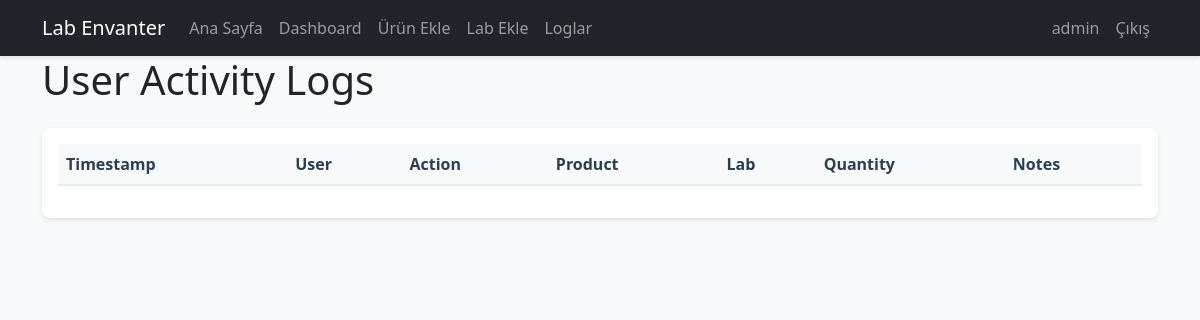
The page /logs (signed in) on the database as committed earlier.
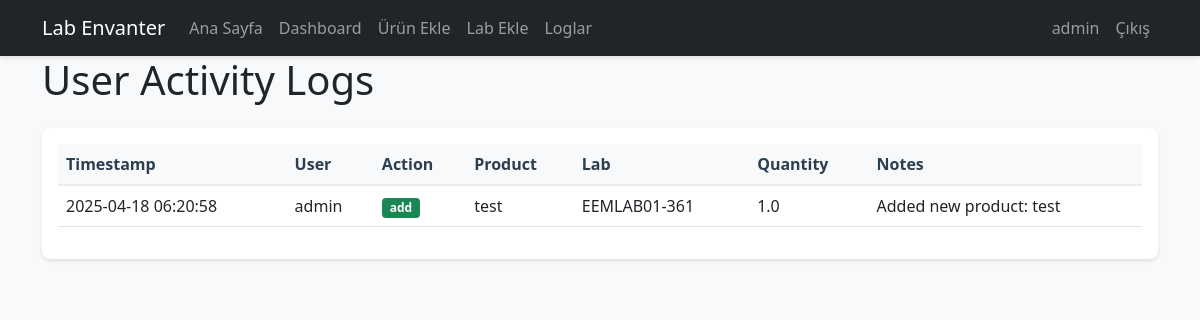
The same page on the database as committed later.
### app/models/user_log.py (models this page shows, shortened)
class UserLog(db.Model):
    id = db.Column(db.Integer, primary_key=True)
    user_id = db.Column(db.Integer, db.ForeignKey('user.id'), nullable=False)
    action_type = db.Column(db.String(20), nullable=False)  # add, edit, delete, transfer
    product_id = db.Column(db.Integer, db.ForeignKey('product.id'))
    lab_id = db.Column(db.Integer, db.ForeignKey('lab.id'))
    quantity = db.Column(db.Integer)  # Miktar değişimi (+/-), now using integers
    notes = db.Column(db.Text)
    timestamp = db.Column(db.DateTime, default=datetime.utcnow)
    product = db.relationship('Product')
    lab = db.relationship('Lab')

### app/models/user.py (models this page shows, shortened)
class User(UserMixin, db.Model):
    id = db.Column(db.Integer, primary_key=True)
    username = db.Column(db.String(64), unique=True, nullable=False, index=True)
    email = db.Column(db.String(120), unique=True, nullable=False, index=True)
    password_hash = db.Column(db.String(128))
    role = db.Column(db.String(20), nullable=False, default='user')
    created_at = db.Column(db.DateTime, default=datetime.utcnow)
    logs = db.relationship('UserLog', backref=db.backref('log_owner', lazy='joined'), lazy='dynamic')
    def is_editor(self):
        return self.role in ['admin', 'editor']

### app/models/product.py (models this page shows, shortened)
class Product(db.Model):
    __tablename__ = 'product'
    id = db.Column(db.Integer, primary_key=True)
    name = db.Column(db.String(200), nullable=False)
    registry_number = db.Column(db.String(50), nullable=False, index=True)
    quantity = db.Column(db.Integer, nullable=False, default=0)
    unit = db.Column(db.String(20), nullable=False)
    minimum_quantity = db.Column(db.Integer, default=0)
    location_type = db.Column(db.String(20), nullable=False)
    location_number = db.Column(db.String(20))
    location_position = db.Column(db.String(10))
    notes = db.Column(db.Text)
    created_at = db.Column(db.DateTime, default=datetime.utcnow)
    updated_at = db.Column(db.DateTime, default=datetime.utcnow, onupdate=datetime.utcnow)
    __mapper_args__ = {
        'version_id_col': db.Column('version_id', db.Integer, nullable=False, default=0)
    }
    lab_id = db.Column(db.Integer, db.ForeignKey('lab.id'), nullable=False)
    __table_args__ = (
        db.UniqueConstraint('registry_number', 'lab_id', name='unique_registry_per_lab'),
    )

### app/models/lab.py (models this page shows, shortened)
class Lab(db.Model):
    id = db.Column(db.Integer, primary_key=True)
    code = db.Column(db.String(20), unique=True, nullable=False)
    name = db.Column(db.String(100), unique=True, nullable=False)
    description = db.Column(db.Text)
    location = db.Column(db.String(200))
    max_cabinets = db.Column(db.Integer, nullable=False, default=8)
    products = db.relationship('Product', backref='lab', lazy='dynamic')
    PREDEFINED_LABS = [
        ('EEMLAB01-361', 'EEMLAB01-361', 'Laboratory 1', 8),
        ('EEMLAB02-363', 'EEMLAB02-363', 'Laboratory 2', 8),
        ('EEMLAB03-365', 'EEMLAB03-365', 'Laboratory 3', 8),
        ('EEMLAB04-367', 'EEMLAB04-367', 'Laboratory 4', 8),
        ('EEMLAB05-369', 'EEMLAB05-369', 'Laboratory 5', 8),
        ('EEMLAB06-371', 'EEMLAB06-371', 'Laboratory 6', 8),
        ('EEMLAB07-373', 'EEMLAB07-373', 'Laboratory 7', 8),
    ]

### app/main/routes.py (the view)
@bp.route('/logs')
@login_required
@admin_required
def user_logs():
    page = request.args.get('page', 1, type=int)
    per_page = 20
    logs = UserLog.query.order_by(UserLog.timestamp.desc()).paginate(page=page, per_page=per_page, error_out=False)
    return render_template('main/user_logs.html',
                           title='User Activity Logs',
                           logs=logs)

### app/templates/main/user_logs.html (shortened to what this page needs)
{% extends "base.html" %}
{% block content %}
<div class="container">
    <h1 class="mb-4">User Activity Logs</h1>
    <div class="card">
        <div class="card-body">
            <div class="table-responsive">
                <table class="table table-hover">
                    <thead class="table-light">
                        <tr>
                            <th>Timestamp</th>
                            <th>User</th>
                            <th>Action</th>
                            <th>Product</th>
                            <th>Lab</th>
                            <th>Quantity</th>
                            <th>Notes</th>
                        </tr>
                    </thead>
                    <tbody>
                        {% for log in logs.items %}
                        <tr>
                            <td>{{ log.timestamp.strftime('%Y-%m-%d %H:%M:%S') }}</td>
                            <td>{{ log.log_owner.username }}</td>
                            <td>
                                <span class="badge {% if log.action_type == 'add' %}bg-success
                                           {% elif log.action_type == 'delete' %}bg-danger
                                           {% elif log.action_type == 'edit' %}bg-primary
                                           {% else %}bg-info{% endif %}">
                                    {{ log.action_type }}
                                </span>
                            </td>
                            <td>{{ log.product.name }}</td>
                            <td>{{ log.lab.name }}</td>
                            <td>{{ log.quantity }}</td>
                            <td>{{ log.notes or '' }}</td>
                        </tr>
                        {% endfor %}
                    </tbody>
                </table>
            </div>
        </div>
    </div>
</div>
{% endblock %}

Rows that differ between the two databases and show on the page:
added UserLog: timestamp "2025-04-18 06:20:58", log_owner.username "admin", action_type "add", product.name "test", lab.name "EEMLAB01-361", quantity "1.0", notes "Added new product: test"
